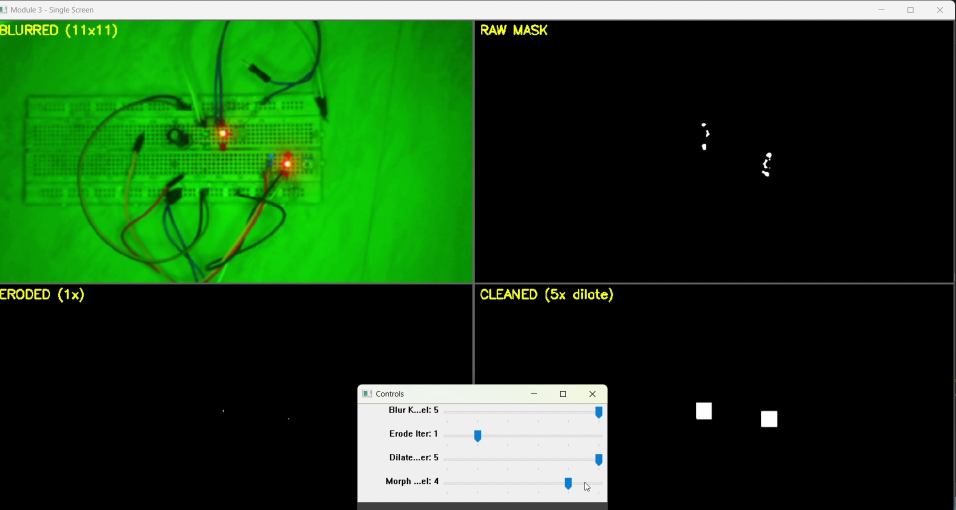
#> input picture module-03-preprocessing/images/01_dilation_artifacts.jpg, 1912 x 1020 px, given in place of the camera (shown at 1/2 size)
$ python module3_preprocessing_cleaning.py
#> lines starting #> are read from the running program, lines starting #| are printed output that depends on the picture; after the words box and inside, x2 and y2 are one past the last pixel; in counts of white or black regions, pixels touching at a corner belong together
"""
Module 3: Pre-Processing & Cleaning

Single-screen layout showing all pipeline stages in a 2x2 grid.
Click any panel to expand to fullscreen. Click again to return.
"""

import cv2
import numpy as np


fullscreen_mode = False
fullscreen_panel = None


PANEL_ORDER = ['blurred', 'raw_mask', 'eroded', 'cleaned']
HINT = "Click panel to fullscreen | 'q' quit | 'r' reset"


def nothing(x):
    pass


def initialize_camera(device_index: int = 0) -> cv2.VideoCapture:
    """Open the camera and pin every automatic control.

    Identical in all five modules on purpose: each one must produce the same
    frames regardless of which module ran before it. Windows camera drivers
    retain property state between processes, so a module that leaves a control
    unset inherits whatever the previous run left behind.
    """
    backends = [cv2.CAP_DSHOW, cv2.CAP_MSMF, cv2.CAP_VFW, cv2.CAP_ANY]
    cap = None
    for backend in backends:
        cap = cv2.VideoCapture(device_index, backend)
        if cap.isOpened():
            print(f"Camera opened with backend: {backend}")
            break
        cap.release()
    if cap is None or not cap.isOpened():
        raise RuntimeError("Failed to open camera. Check USB connection.")
    cap.set(cv2.CAP_PROP_FRAME_WIDTH, 1280)
    cap.set(cv2.CAP_PROP_FRAME_HEIGHT, 720)
    cap.set(cv2.CAP_PROP_AUTO_EXPOSURE, 0.25)
    cap.set(cv2.CAP_PROP_EXPOSURE, -6.0)
    cap.set(cv2.CAP_PROP_GAIN, 0.0)
    cap.set(cv2.CAP_PROP_AUTO_WB, 0.0)
    cap.set(cv2.CAP_PROP_FPS, 30)
    return cap


def create_trackbars() -> None:
    cv2.namedWindow("Controls", cv2.WINDOW_NORMAL)
    cv2.resizeWindow("Controls", 400, 300)
    cv2.createTrackbar("Blur Kernel", "Controls", 1, 5, nothing)
    cv2.createTrackbar("Erode Iter", "Controls", 1, 5, nothing)
    cv2.createTrackbar("Dilate Iter", "Controls", 1, 5, nothing)
    cv2.createTrackbar("Morph Kernel", "Controls", 1, 5, nothing)


def get_params() -> dict:
    blur_n = cv2.getTrackbarPos("Blur Kernel", "Controls")
    erode = cv2.getTrackbarPos("Erode Iter", "Controls")
    dilate = cv2.getTrackbarPos("Dilate Iter", "Controls")
    morph_n = cv2.getTrackbarPos("Morph Kernel", "Controls")
    return {
        "blur_kernel": 2 * blur_n + 1,
        "erode_iter": max(erode, 0),
        "dilate_iter": max(dilate, 0),
        "morph_kernel": 2 * morph_n + 1,
    }


def preprocess_frame(frame: np.ndarray, params: dict, hsv_bounds: dict) -> dict:
    results = {}
    blurred = cv2.GaussianBlur(frame, (params["blur_kernel"], params["blur_kernel"]), 0)
    results["blurred"] = blurred
    hsv = cv2.cvtColor(blurred, cv2.COLOR_BGR2HSV)
    if hsv_bounds.get("red_mode", 0):
        lower1 = np.array([0, hsv_bounds["s_lower"], hsv_bounds["v_lower"]])
        upper1 = np.array([10, hsv_bounds["s_upper"], hsv_bounds["v_upper"]])
        mask1 = cv2.inRange(hsv, lower1, upper1)
        lower2 = np.array([170, hsv_bounds["s_lower"], hsv_bounds["v_lower"]])
        upper2 = np.array([179, hsv_bounds["s_upper"], hsv_bounds["v_upper"]])
        mask2 = cv2.inRange(hsv, lower2, upper2)
        mask = cv2.bitwise_or(mask1, mask2)
    else:
        lower = np.array([hsv_bounds["h_lower"], hsv_bounds["s_lower"], hsv_bounds["v_lower"]])
        upper = np.array([hsv_bounds["h_upper"], hsv_bounds["s_upper"], hsv_bounds["v_upper"]])
        mask = cv2.inRange(hsv, lower, upper)
    results["raw_mask"] = mask
    morph_kernel = np.ones((params["morph_kernel"], params["morph_kernel"]), np.uint8)
    eroded = cv2.erode(mask, morph_kernel, iterations=params["erode_iter"])
    results["eroded"] = eroded
    dilated = cv2.dilate(eroded, morph_kernel, iterations=params["dilate_iter"])
    results["cleaned_mask"] = dilated
    results["isolated"] = cv2.bitwise_and(frame, frame, mask=dilated)
    return results


def create_diff_visualization(raw_mask: np.ndarray, eroded: np.ndarray,
                              dilated: np.ndarray) -> np.ndarray:
    removed = cv2.subtract(raw_mask, eroded)
    added = cv2.subtract(dilated, eroded)
    vis = np.zeros((raw_mask.shape[0], raw_mask.shape[1], 3), dtype=np.uint8)
    vis[removed > 0] = [0, 0, 255]  # Red = removed
    vis[added > 0] = [0, 255, 0]    # Green = added
    cv2.putText(vis, "RED=Erosion removed | Green=Dilation added", (10, 25),
                cv2.FONT_HERSHEY_SIMPLEX, 0.5, (255, 255, 255), 1)
    return vis


def create_single_screen(panels: dict, labels: dict, order: list, hint: str,
                         screen_w: int = 1600, screen_h: int = 900) -> np.ndarray:
    """Composite four panels into one 2x2 window.

    `order` names the panels top-left, top-right, bottom-left, bottom-right.
    Identical in all five modules -- only the names passed in differ, so this
    cannot drift between copies. Enforced by tools/check_repo.py.
    """
    panel_h = screen_h // 2
    panel_w = screen_w // 2
    slots = [(0, 0), (0, panel_w), (panel_h, 0), (panel_h, panel_w)]
    screen = np.zeros((screen_h, screen_w, 3), dtype=np.uint8)
    for panel_key, (y, x) in zip(order, slots):
        if panel_key not in panels:
            continue
        resized = cv2.resize(panels[panel_key], (panel_w, panel_h))
        label = labels.get(panel_key, panel_key.upper())
        cv2.putText(resized, label, (10, 25), cv2.FONT_HERSHEY_SIMPLEX, 0.7, (0, 255, 255), 2)
        cv2.rectangle(resized, (0, 0), (panel_w - 1, panel_h - 1), (100, 100, 100), 2)
        screen[y:y + panel_h, x:x + panel_w] = resized
    cv2.putText(screen, hint, (10, screen_h - 15),
                               cv2.FONT_HERSHEY_SIMPLEX, 0.5, (200, 200, 200), 1)
    return screen


def mouse_callback(event, x, y, flags, param):
    """Map a click to one of the four quadrants.

    Panel names are read from param['order'], so this function is identical in
    all five modules. Enforced by tools/check_repo.py.
    """
    if event != cv2.EVENT_LBUTTONDOWN:
        return
    screen_h, screen_w = param['screen_shape']
    col = 0 if x < screen_w // 2 else 1
    row = 0 if y < screen_h // 2 else 1
    param['clicked'] = param['order'][row * 2 + col]
    param['toggle'] = True


def main():
    global fullscreen_mode, fullscreen_panel
    print("Module 3: Pre-Processing - Single Screen")
    print("Click any panel to fullscreen. Click again to return.")
    print("Press 'q' to quit, 'r' to reset sliders.\n")

    hsv_bounds = {
        "h_lower": 0, "s_lower": 120, "v_lower": 80,
        "h_upper": 10, "s_upper": 255, "v_upper": 255,
        "red_mode": 1,
    }

    try:
        cap = initialize_camera(device_index=0)
        create_trackbars()

        screen_w, screen_h = 1600, 900
        cv2.namedWindow("Module 3 - Single Screen", cv2.WINDOW_NORMAL)
        cv2.resizeWindow("Module 3 - Single Screen", screen_w, screen_h)
        mouse_state = {'screen_shape': (screen_h, screen_w), 'clicked': None,
                       'toggle': False, 'order': PANEL_ORDER}
        cv2.setMouseCallback("Module 3 - Single Screen", mouse_callback, mouse_state)

        while True:
            ret, frame = cap.read()
#> frame is the input picture: shape (1020, 1912, 3); mean B, G, R 26.1, 67.8, 29.2
            if not ret:
                continue

            params = get_params()
            results = preprocess_frame(frame, params, hsv_bounds)
#> in preprocess_frame, `hsv = cv2.cvtColor(blurred, cv2.COLOR_BGR2HSV)`: hsv: shape (1020, 1912, 3); mean H, S, V 17.5, 66.7, 68.1
#> in preprocess_frame, `mask1 = cv2.inRange(hsv, lower1, upper1)`:
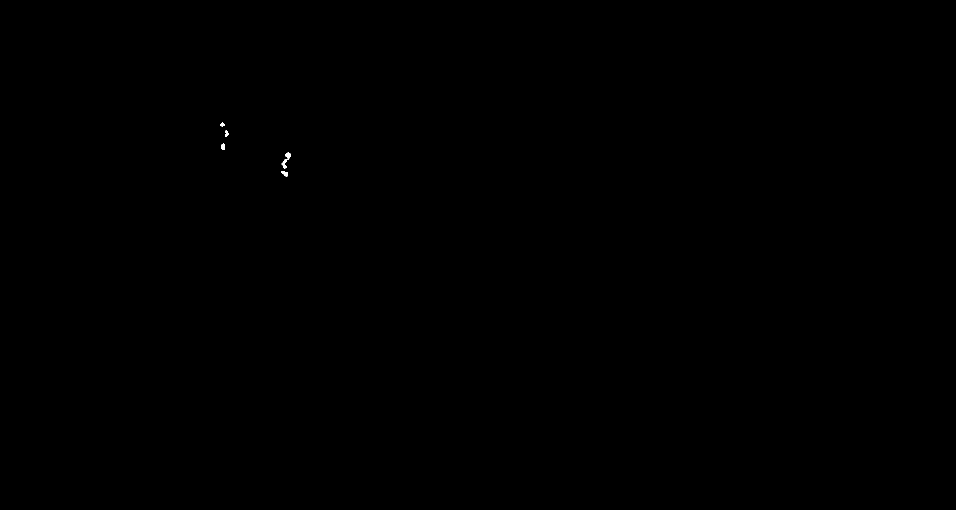
#> mask1: shape (1020, 1912) (shown at 1/2 size); 0.03% white; 5 white regions, box (x1, y1, x2, y2) and area: (563, 305, 582, 337) 216, (562, 342, 576, 353) 93, (442, 287, 450, 300) 82, (450, 261, 458, 274) 66, (441, 245, 450, 253) 48
#> in preprocess_frame, `mask2 = cv2.inRange(hsv, lower2, upper2)`: mask2: shape (1020, 1912); every value is 0
#> in preprocess_frame, `eroded = cv2.erode(mask, morph_kernel, iterations=params["erode_iter"])`: eroded: shape (1020, 1912); 0.01% white; 6 white regions (1 under 20 px), largest, box (x1, y1, x2, y2) and area: (572, 306, 581, 316) 52, (565, 320, 573, 336) 50, (564, 343, 575, 352) 47, (443, 289, 449, 298) 44, (451, 262, 456, 273) 24
#> in preprocess_frame, `dilated = cv2.dilate(eroded, morph_kernel, iterations=params["dilate_i..`: dilated: shape (1020, 1912); 0.02% white; 6 white regions, box (x1, y1, x2, y2) and area: (564, 319, 574, 337) 108, (571, 305, 582, 317) 94, (563, 342, 576, 353) 91, (442, 288, 450, 299) 78, (450, 261, 457, 274) 62, (441, 246, 449, 253) 45
#> results = 5 items

            # Handle mouse click toggle
            if mouse_state['toggle']:
                clicked = mouse_state['clicked']
                if fullscreen_mode and fullscreen_panel == clicked:
                    fullscreen_mode = False
                    fullscreen_panel = None
                else:
                    fullscreen_mode = True
                    fullscreen_panel = clicked
                mouse_state['toggle'] = False

            # Build panels
            panels = {}
            labels = {}

            panels['blurred'] = results["blurred"]
            labels['blurred'] = f"BLURRED ({params['blur_kernel']}x{params['blur_kernel']})"

            raw_color = cv2.cvtColor(results["raw_mask"], cv2.COLOR_GRAY2BGR)
            panels['raw_mask'] = raw_color
            labels['raw_mask'] = "RAW MASK"

            eroded_color = cv2.cvtColor(results["eroded"], cv2.COLOR_GRAY2BGR)
            panels['eroded'] = eroded_color
            labels['eroded'] = f"ERODED ({params['erode_iter']}x)"

            cleaned_color = cv2.cvtColor(results["cleaned_mask"], cv2.COLOR_GRAY2BGR)
            panels['cleaned'] = cleaned_color
            labels['cleaned'] = f"CLEANED ({params['dilate_iter']}x dilate)"

            # Also create diff panel for fullscreen viewing
            diff_vis = create_diff_visualization(results["raw_mask"], results["eroded"],
                                                 results["cleaned_mask"])
#> in create_diff_visualization, `removed = cv2.subtract(raw_mask, eroded)`: removed: shape (1020, 1912); 0.01% white in thin lines or dots, all inside (x1, y1, x2, y2) = (441, 245, 582, 353)
#> in create_diff_visualization, `added = cv2.subtract(dilated, eroded)`: added: shape (1020, 1912); 0.01% white in thin lines or dots, all inside (x1, y1, x2, y2) = (441, 246, 582, 353)
            panels['diff'] = diff_vis
            labels['diff'] = "DIFF VISUALIZATION"

            # Render
            if fullscreen_mode and fullscreen_panel in panels:
                fs_img = cv2.resize(panels[fullscreen_panel], (screen_w, screen_h))
                cv2.putText(fs_img, f"{labels[fullscreen_panel]} - CLICK TO EXIT",
                            (10, 30), cv2.FONT_HERSHEY_SIMPLEX, 0.7, (0, 255, 255), 2)
                cv2.imshow("Module 3 - Single Screen", fs_img)
            else:
                screen = create_single_screen(panels, labels, PANEL_ORDER, HINT,
                                              screen_w, screen_h)
#> the loop in create_single_screen, `for panel_key, (y, x) in zip(order, slots):` made 4 passes
#> pass 1, in create_single_screen, `resized = cv2.resize(panels[panel_key], (panel_w, panel_h))`:
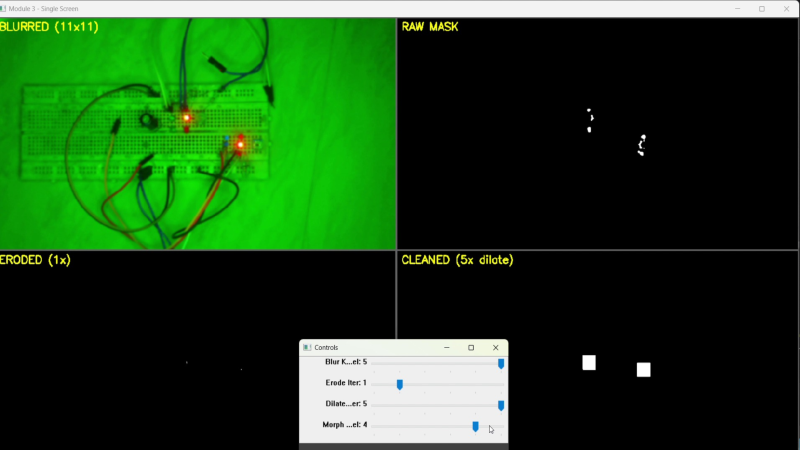
#> resized: shape (450, 800, 3); mean of channels 0, 1, 2 26.2, 67.9, 29.2; drawn as B, G, R
#> pass 2, in create_single_screen, `resized = cv2.resize(panels[panel_key], (panel_w, panel_h))`:
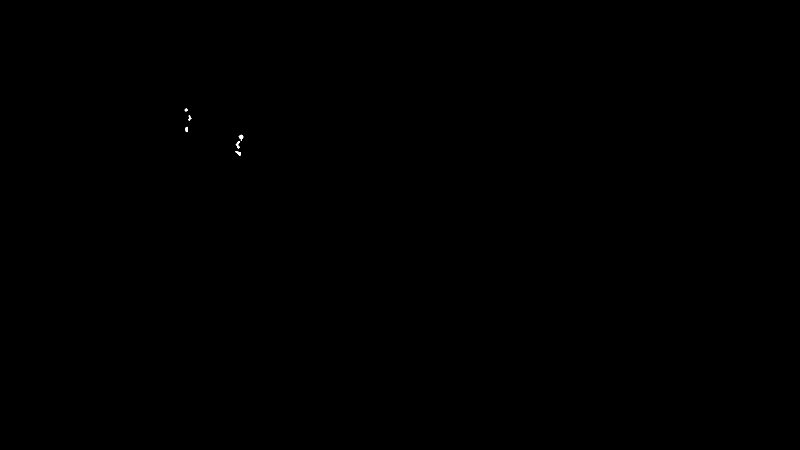
#> resized: shape (450, 800, 3); min 0, max 255, mean 0.1
#> after the loop in create_single_screen, `for panel_key, (y, x) in zip(order, slots):`:
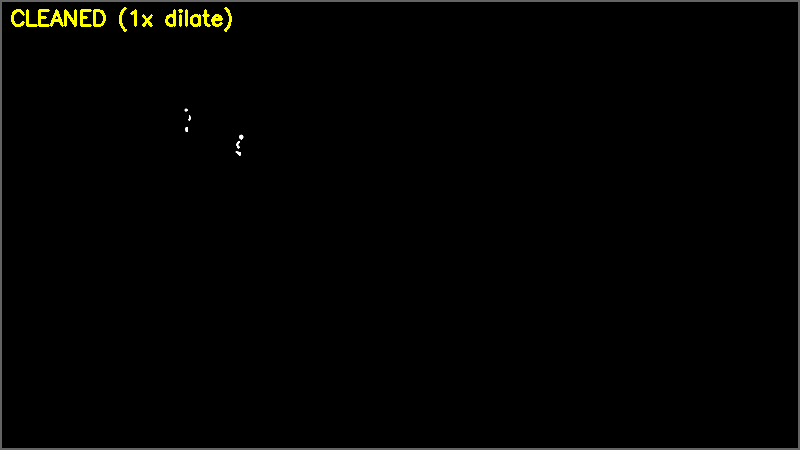
#> resized: shape (450, 800, 3); mean of channels 0, 1, 2 1.4, 2.6, 2.6; drawn as B, G, R
#> after the loop in create_single_screen, `for panel_key, (y, x) in zip(order, slots):`:
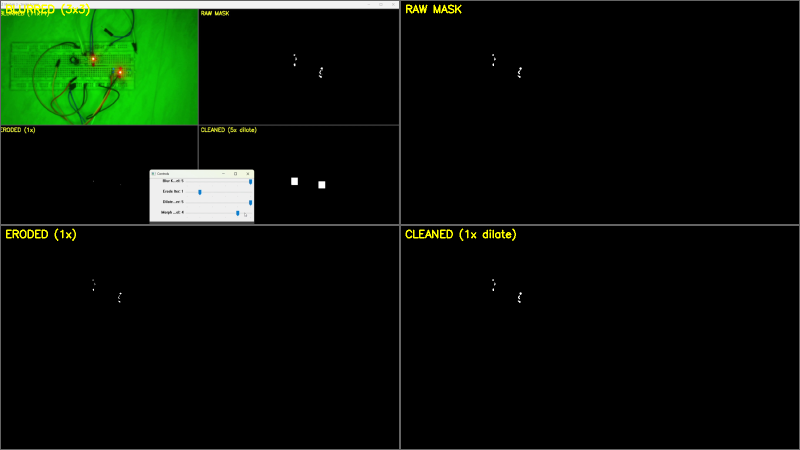
#> screen: shape (900, 1600, 3) (shown at 1/2 size); mean of channels 0, 1, 2 7.6, 18.7, 9.2; drawn as B, G, R
#> in create_single_screen, `cv2.putText(screen, hint, (10, screen_h - 15), cv2.FONT_HERSHEY_SIMPLE..`:
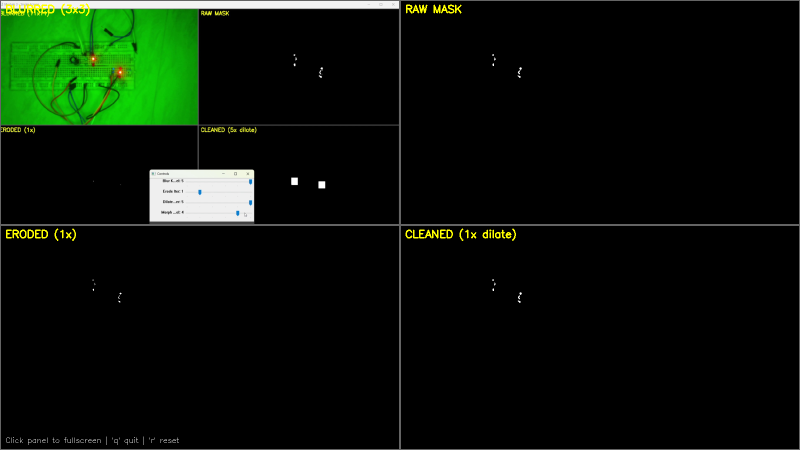
#> screen: shape (900, 1600, 3) (shown at 1/2 size); 0.04% of pixels changed, all inside (x1, y1, x2, y2) = (12, 873, 358, 890); drawn as B, G, R
                cv2.imshow("Module 3 - Single Screen", screen)

            key = cv2.waitKey(1) & 0xFF
#> (key q is pressed here)
            if key == ord('q'):
                break
            elif key == 27:
                fullscreen_mode = False
                fullscreen_panel = None
                mouse_state['toggle'] = False
            elif key == ord('r'):
                cv2.setTrackbarPos("Blur Kernel", "Controls", 1)
                cv2.setTrackbarPos("Erode Iter", "Controls", 1)
                cv2.setTrackbarPos("Dilate Iter", "Controls", 1)
                cv2.setTrackbarPos("Morph Kernel", "Controls", 1)
                print("Trackbars reset.")

    except RuntimeError as e:
        print(f"Error: {e}")
    finally:
        if 'cap' in locals():
            cap.release()
        cv2.destroyAllWindows()
        print("\nModule 3 complete.")


if __name__ == "__main__":
    main()
